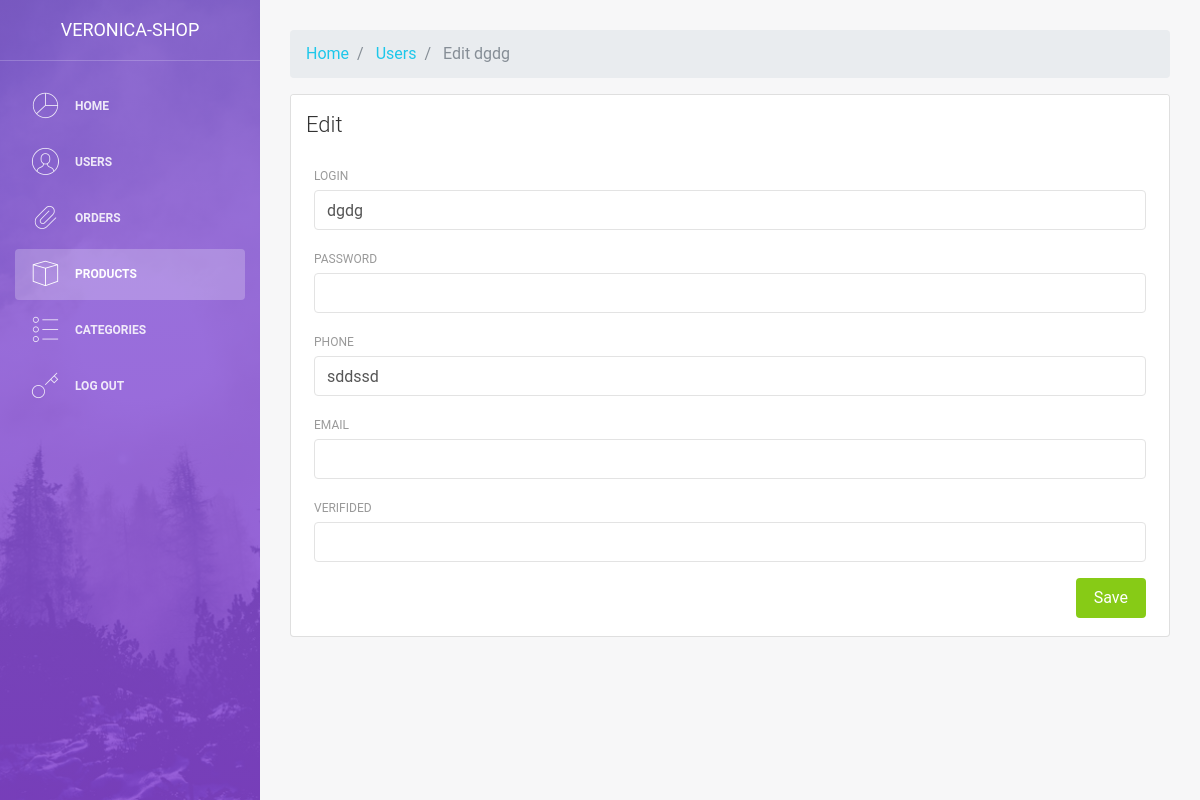
Page /admin/options/users/edit.php?id=1 on the committed database.
### tables this page shows
CREATE TABLE `users` (
  `id` int(11) NOT NULL,
  `login` varchar(255) NOT NULL,
  `password` varchar(255) NOT NULL,
  `phone` varchar(255) NOT NULL,
  `email` varchar(255) NOT NULL
);

### admin/options/users/edit.php (the view, shortened to what this page needs)
<?php
include $_SERVER['DOCUMENT_ROOT'] . "/configs/db.php";
$sql = "SELECT * FROM users WHERE id=" . $_GET["id"];
$result = $conn->query($sql);
$row = mysqli_fetch_assoc($result);
include $_SERVER['DOCUMENT_ROOT'] . "/admin/parts/header.php";
?>
<nav aria-label="breadcrumb">
  <ol class="breadcrumb">
    <li class="breadcrumb-item">
        <a href="/admin/">Home</a>
    </li>
    <li class="breadcrumb-item">
        <a href="/admin/users.php">
            Users
        </a>
    </li>
    <li class="breadcrumb-item active" aria-current="page">
        Edit <?php echo $row['login']; ?>
    </li>
  </ol>
</nav>
<div class="row">
    <div class="col-md-12">
        <div class="card strpied-tabled-with-hover">
            <div class="card-header ">
                <h4 class="card-title">Edit</h4>
            </div>
            <div class="card-body table-full-width table-responsive m-2">
            		<form method="POST">
    				  <div class="form-group">
    				    <label for="exampleInputEmail1">Login</label>
    				    <input type="text" class="form-control" name="name" value="<?php echo $row["login"]; ?>">
    				  </div>
    			      <div class="form-group">
    				    <label for="exampleFormControlTextarea1">Password</label>
    				    <input type="password" class="form-control" name="password" value="<?php echo $row["password"]; ?>">
    				  </div>
    				  <div class="form-group">
    				    <label for="exampleFormControlTextarea1">Phone</label>
    				    <input type="text" class="form-control" name="phone" value="<?php echo $row["phone"]; ?>">
    				  </div>
                      <div class="form-group">
                        <label for="exampleFormControlTextarea1">Email</label>
                        <input type="text" class="form-control" name="email" value="<?php echo $row["email"]; ?>">
                      </div>
    				  <div class="form-group">
                        <label for="exampleFormControlTextarea1">Verifided</label>
                        <input type="text" class="form-control" name="verifided" value="<?php echo $row["verifided"]; ?>">
                      </div>
                      <button name="submit" value="1" type="submit" class="btn btn-success btn-fill pull-right">Save</button>
                      <div class="clearfix"></div>
    				</form>
            </div>
        </div>
    </div>
</div>
</div>
<?php
include $_SERVER['DOCUMENT_ROOT'] . "/admin/parts/footer.php";
?>

### rows in the picture
users: login "dgdg", name "dgdg", phone "sddssd"
